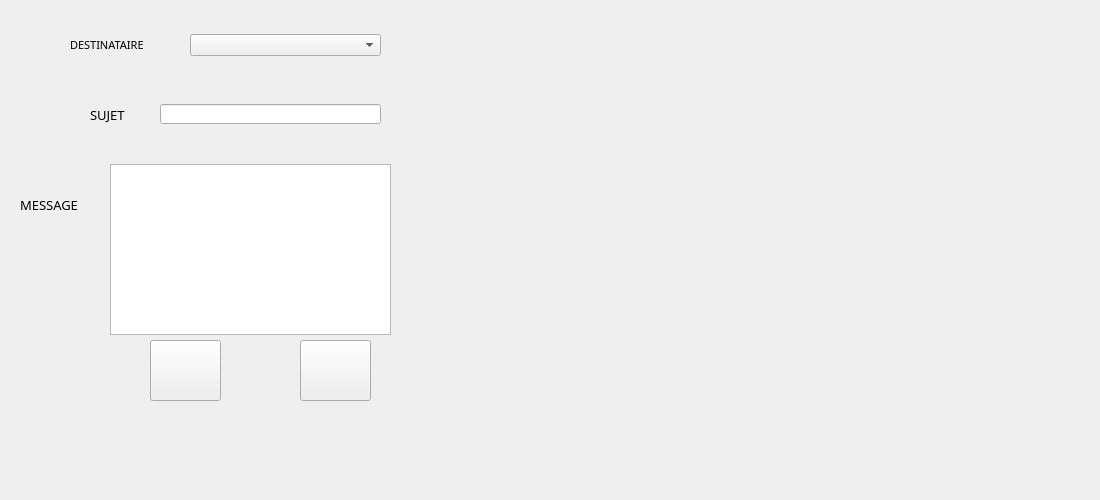
      <widget class="QWidget" name="tab_3">
       <attribute name="title">
        <string>Maling</string>
       </attribute>
       <widget class="QComboBox" name="comboBox_rcpt">
        <property name="geometry">
         <rect>
          <x>190</x>
          <y>34</y>
          <width>191</width>
          <height>22</height>
         </rect>
        </property>
        <property name="styleSheet">
         <string notr="true"/>
        </property>
       </widget>
       <widget class="QPushButton" name="exitbtn">
        <property name="geometry">
         <rect>
          <x>300</x>
          <y>340</y>
          <width>71</width>
          <height>61</height>
         </rect>
        </property>
        <property name="styleSheet">
         <string notr="true">background-image: url(:/img/img/ex.jpg);</string>
        </property>
        <property name="text">
         <string/>
        </property>
       </widget>
       <widget class="QPushButton" name="sendbtn">
        <property name="geometry">
         <rect>
          <x>150</x>
          <y>340</y>
          <width>71</width>
          <height>61</height>
         </rect>
        </property>
        <property name="styleSheet">
         <string notr="true">background-image: url(:/img/img/images.png);</string>
        </property>
        <property name="text">
         <string/>
        </property>
       </widget>
       <widget class="QLineEdit" name="subject">
        <property name="geometry">
         <rect>
          <x>160</x>
          <y>104</y>
          <width>221</width>
          <height>20</height>
         </rect>
        </property>
       </widget>
       <widget class="QPlainTextEdit" name="msg">
        <property name="geometry">
         <rect>
          <x>110</x>
          <y>164</y>
          <width>281</width>
          <height>171</height>
         </rect>
        </property>
        <property name="styleSheet">
         <string notr="true">background-image: url(:/images/Sans titre - 1 (1).jpg);</string>
        </property>
       </widget>
       <widget class="QLabel" name="label_90">
        <property name="enabled">
         <bool>false</bool>
        </property>
        <property name="geometry">
         <rect>
          <x>70</x>
          <y>30</y>
          <width>94</width>
          <height>31</height>
         </rect>
        </property>
        <property name="maximumSize">
         <size>
          <width>94</width>
          <height>76</height>
         </size>
        </property>
        <property name="font">
         <font>
          <family>MS Reference Sans Serif</family>
          <pointsize>8</pointsize>
          <weight>50</weight>
          <italic>false</italic>
          <bold>false</bold>
         </font>
        </property>
        <property name="toolTip">
         <string>&lt;html&gt;&lt;head/&gt;&lt;body&gt;&lt;p&gt;ID&lt;/p&gt;&lt;/body&gt;&lt;/html&gt;</string>
        </property>
        <property name="styleSheet">
         <string notr="true">background-image: url(:/img/img/585e4adacb11b227491c3392.png);

color: rgb(0, 0, 0);
</string>
        </property>
        <property name="text">
         <string>&lt;html&gt;&lt;head/&gt;&lt;body&gt;&lt;p&gt;DESTINATAIRE&lt;/p&gt;&lt;/body&gt;&lt;/html&gt;</string>
        </property>
        <property name="wordWrap">
         <bool>false</bool>
        </property>
       </widget>
       <widget class="QLabel" name="label_93">
        <property name="enabled">
         <bool>false</bool>
        </property>
        <property name="geometry">
         <rect>
          <x>90</x>
          <y>100</y>
          <width>61</width>
          <height>31</height>
         </rect>
        </property>
        <property name="maximumSize">
         <size>
          <width>94</width>
          <height>76</height>
         </size>
        </property>
        <property name="font">
         <font>
          <family>MS Reference Sans Serif</family>
          <pointsize>8</pointsize>
          <weight>50</weight>
          <italic>false</italic>
          <bold>false</bold>
         </font>
        </property>
        <property name="toolTip">
         <string>&lt;html&gt;&lt;head/&gt;&lt;body&gt;&lt;p&gt;ID&lt;/p&gt;&lt;/body&gt;&lt;/html&gt;</string>
        </property>
        <property name="styleSheet">
         <string notr="true">background-image: url(:/img/img/585e4adacb11b227491c3392.png);

color: rgb(0, 0, 0);
</string>
        </property>
        <property name="text">
         <string>&lt;html&gt;&lt;head/&gt;&lt;body&gt;&lt;p&gt;&lt;span style=&quot; font-size:10pt;&quot;&gt;SUJET&lt;/span&gt;&lt;/p&gt;&lt;/body&gt;&lt;/html&gt;</string>
        </property>
        <property name="wordWrap">
         <bool>false</bool>
        </property>
       </widget>
       <widget class="QLabel" name="label_96">
        <property name="enabled">
         <bool>false</bool>
        </property>
        <property name="geometry">
         <rect>
          <x>20</x>
          <y>190</y>
          <width>91</width>
          <height>31</height>
         </rect>
        </property>
        <property name="maximumSize">
         <size>
          <width>94</width>
          <height>76</height>
         </size>
        </property>
        <property name="font">
         <font>
          <family>MS Reference Sans Serif</family>
          <pointsize>8</pointsize>
          <weight>50</weight>
          <italic>false</italic>
          <bold>false</bold>
         </font>
        </property>
        <property name="toolTip">
         <string>&lt;html&gt;&lt;head/&gt;&lt;body&gt;&lt;p&gt;ID&lt;/p&gt;&lt;/body&gt;&lt;/html&gt;</string>
        </property>
        <property name="styleSheet">
         <string notr="true">background-image: url(:/img/img/585e4adacb11b227491c3392.png);

color: rgb(0, 0, 0);
</string>
        </property>
        <property name="text">
         <string>&lt;html&gt;&lt;head/&gt;&lt;body&gt;&lt;p&gt;&lt;span style=&quot; font-size:10pt;&quot;&gt;MESSAGE&lt;/span&gt;&lt;/p&gt;&lt;/body&gt;&lt;/html&gt;</string>
        </property>
        <property name="wordWrap">
         <bool>false</bool>
        </property>
       </widget>
       <widget class="QLabel" name="label_13">
        <property name="geometry">
         <rect>
          <x>970</x>
          <y>370</y>
          <width>121</width>
          <height>121</height>
         </rect>
        </property>
        <property name="styleSheet">
         <string notr="true">background-image: url(:/img/img/1024px-Volkswagen_Logo_till_1995.svg.png);</string>
        </property>
        <property name="text">
         <string/>
        </property>
       </widget>
      </widget>
